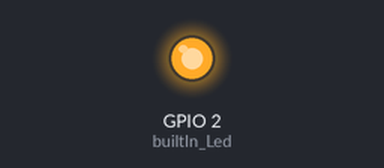
Simulated run of this sketch. Board: ESP32. Shown: output pins drawn as LEDs (lit = HIGH). WiFi joins after 1.5 s; servers stay silent unless stated; uploads are accepted with an empty reply; what the sketch prints to the serial monitor is not drawn.

Above: at 0.1 s.
At 0.7 s:
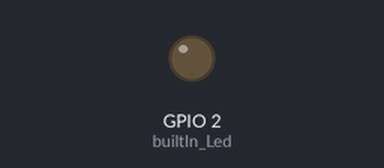
Timing chart, 0 to 2.2 s (numbered marks = the images above):
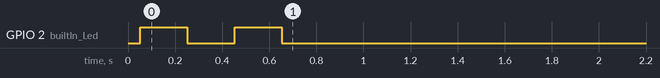

The sketch:

esp_remote.ino
```cpp
/*
 * Author: Jitesh Saini
 * Website: https://helloworld.co.in
 *
 * This code works with Online Web Remote available at https://helloworld.co.in/iot/remote
 * Using the Web Remote you can send GPIO toggle requests to the helloworld server.
 * This esp32 code fetches the toggle request from your account in helloworld server and set the GPIO as selected by Web Remote.
 *
 * The program does following:-
 *  - Auto connects to wifi
 *  - checks data on the server every 20 seconds and fetch data
 *  (The GPIO pins configured on web remote will be controlled automatically, no need to change the code here)
 *
 *  You can use upto 04 ESP32 boards with the 04 instances of Web Remote available to you (at the bottom of GUI).
 *  Upload the same code to all the ESP32, just ensure that "board_no" at line 29 should be selected as per the Remote No as
 *  mentioned in the comments.
 *
 */

#include <WiFi.h>
#include <HTTPClient.h>
#include <ArduinoJson.h>

const char* ssid = "your_wifi_name";
const char* password = "your_wifi_password";

String auth_token = "xxxxxx"; //paste your auth_token here

String board_no = "board_1"; // pair this ESP32 board with Remote 1.
                             //change it to "board_2" you want this ESP to be controlled by Remote 2 of Web Remote
                             //change it to "board_3" you want this ESP to be controlled by Remote 3 of Web Remote
                             //change it to "board_4" you want this ESP to be controlled by Remote 4 of Web Remote

/***********************************************************************************/
/******************DO NOT MODIFY THE CODE BELOW*************************************/
/***********************************************************************************/

String server = "https://helloworld.co.in/iot/remote/read_data.php";

#define builtIn_Led 2
unsigned int flag_timer_interrupt = 0;
hw_timer_t * timer = NULL;
DynamicJsonDocument doc(1024);

//Timer interrupt function
void IRAM_ATTR onTimer() {
 //Serial.println("Timer Interrupt Function");
 flag_timer_interrupt=1;
}

void setup_wifi(){
  delay(50);
  Serial.println();
  Serial.println("Connecting to WiFi");

  WiFi.begin(ssid, password);

  int c=0;
  while (WiFi.status() != WL_CONNECTED) {
    blink_led(2); //blink LED twice to indicate that wifi not connected
    delay(1000); //
    Serial.print(".");
    c=c+1;
    if(c>10){
        ESP.restart(); //restart ESP after 10 seconds if not connected to wifi
    }
  }
  Serial.println("");
  Serial.print("connected to Wifi with IP address: ");
  Serial.println(WiFi.localIP());
}

void setup() {
  Serial.begin(115200);
  pinMode(builtIn_Led, OUTPUT);

  setup_wifi();

  unsigned int interrupt_dur = 20;
  timer = timerBegin(0, 80, true);
  timerAttachInterrupt(timer, &onTimer, true);
  timerAlarmWrite(timer, interrupt_dur*1000000, true); //1000000 is one second
  timerAlarmEnable(timer);

  fetch_data("1");
}

void blink_led(unsigned int n){
  for (int i = 0; i < n; i++) {
    digitalWrite(builtIn_Led, HIGH);
    delay(200);
    digitalWrite(builtIn_Led, LOW);
    delay(200);
  }
}

void set_pin_state(String pin_no, String state){
  pinMode(pin_no.toInt(), OUTPUT);      // set the pin mode
  digitalWrite(pin_no.toInt(), state.toInt());
}

void fetch_data(const char* zz)
{
   //zz=="1" on boot request, server sends all the data
   //zz=="0" regular request, server sends the changes only

    //Check WiFi connection status
    if(WiFi.status()== WL_CONNECTED){
      HTTPClient http;

      String serverPath = server + "?p="+ auth_token + "*" + board_no + "*esp" + "*" + zz;
      Serial.println("");
      Serial.println(serverPath);
      // Your Domain name with URL path or IP address with path
      http.begin(serverPath.c_str());

      // Send HTTP GET request
      int httpResponseCode = http.GET();

      if (httpResponseCode==200) {
        Serial.print("Success!!! HTTP Response code from Server: ");
        Serial.println(httpResponseCode);Serial.println("");
        String payload = http.getString(); //this variable stores the json data returned by the server. The high and low level triggers set on the widget are contained in it.

        Serial.println(payload);

        deserializeJson(doc, payload);
        JsonObject obj = doc.as<JsonObject>();

        for (JsonPair kv : obj) {
            Serial.print(kv.key().c_str());
            Serial.print(" : ");
            Serial.println(kv.value().as<const char*>());

            set_pin_state(kv.key().c_str(),kv.value().as<const char*>());
        }
      }
      else {
        Serial.print("Server not reachable. Error code: ");
        Serial.println(httpResponseCode);
        blink_led(3); //blink the built-in led thrice to show server error
      }
      // Free resources
      http.end();
    }
    else {
      Serial.println("WiFi Disconnected");
    }
}

void loop() {
  //this flag is set inside the timer interrup function.
  while(flag_timer_interrupt==0){
    Serial.print("-");
    delay(1000);
    if(WiFi.status()!= WL_CONNECTED){
      Serial.println("WiFi Disconnected, Re-connecting..");
      setup_wifi();
    }
  }
  flag_timer_interrupt=0;

  fetch_data("0");

}
```
